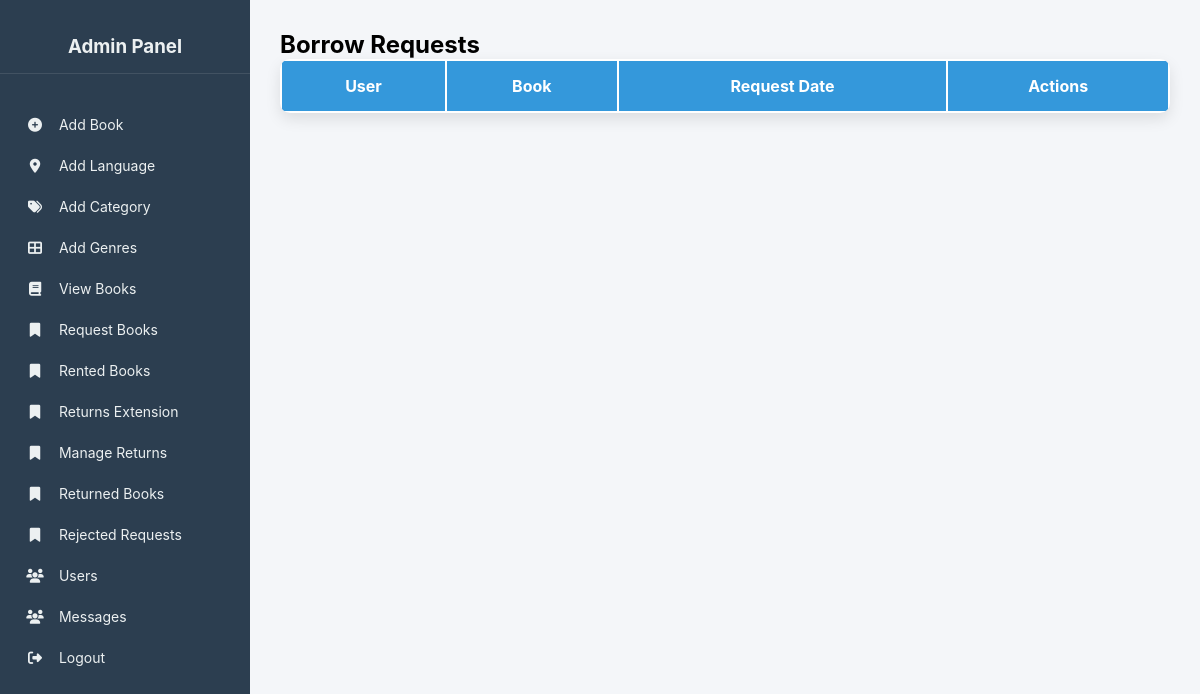
Before: /manage_requests/ with the older database file.
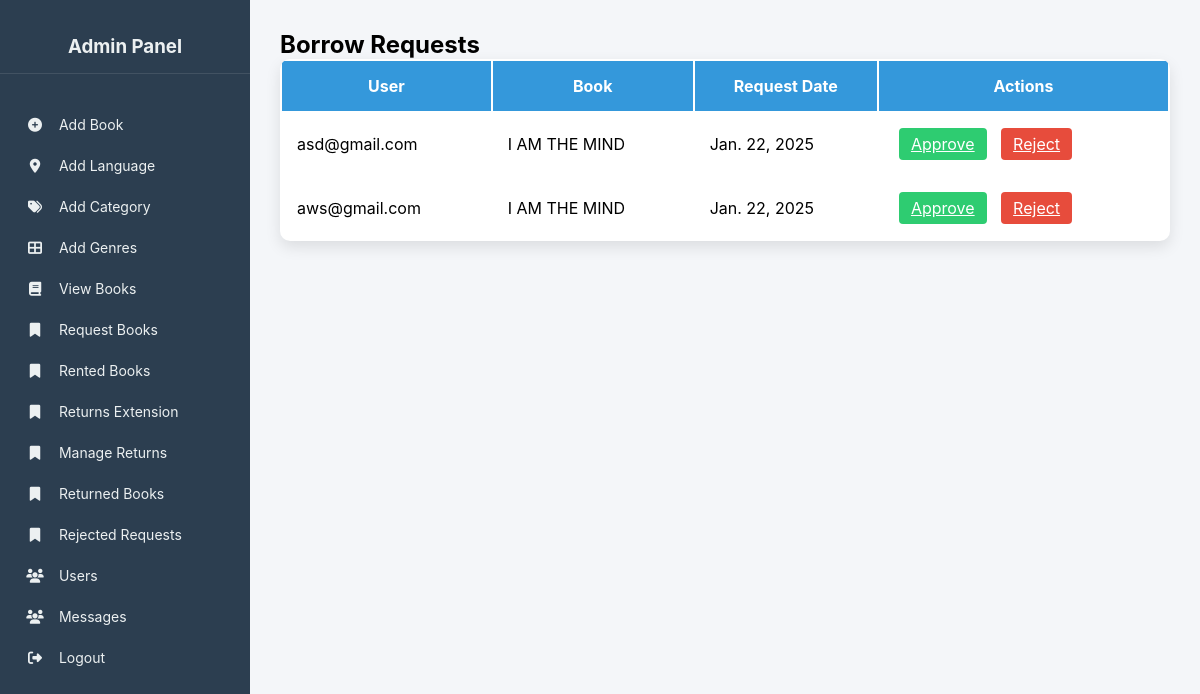
After: the same page with the newer database file.
### bookapp/models.py (models this page shows)
class Borrow(models.Model):
    STATUS_CHOICES = [
        ('Pending', 'Pending'),
        ('Approved', 'Approved'),
        ('Rejected', 'Rejected'),
        ('Returned', 'Returned'),
        ('Return Requested', 'Return Requested'),
    ]
    book = models.ForeignKey(books, on_delete=models.CASCADE)
    user = models.ForeignKey(User, on_delete=models.CASCADE)
    request_date = models.DateField(auto_now_add=True)
    approval_date = models.DateField(null=True, blank=True)
    r_date = models.DateField(null=True, blank=True)  # Only set when approved
    status = models.CharField(max_length=20, choices=STATUS_CHOICES, default='Pending')
    return_request_date = models.DateField(null=True, blank=True)  # Date when user requests to return
    return_approval_date = models.DateField(null=True, blank=True)  # Date when admin approves return
    extension_requested_date = models.DateField(null=True, blank=True)
    new_return_date = models.DateField(null=True, blank=True)
    extension_status = models.CharField(
        max_length=20,
        choices=[('Pending', 'Pending'), ('Approved', 'Approved'), ('Rejected', 'Rejected')],
        default='Pending')

class books(models.Model):
    title = models.CharField(max_length=200)
    auther = models.CharField(max_length=200)
    description = models.TextField()
    publication_date = models.DateField()
    location = models.ForeignKey('locations', on_delete=models.CASCADE, null=True, blank=True)
    genre = models.ForeignKey('genres', on_delete=models.CASCADE)
    cover_image = models.FileField()
    available_copies = models.IntegerField(default=2)

### bookapp/views.py (the view)
# urls.py: path('manage_requests/', views.manage_borrow_requests, name='manage_borrow_requests'),
def manage_borrow_requests(req):
    borrow_requests = Borrow.objects.filter(status='Pending')
    return render(req, 'admin/manage_borrow_requests.html', {'requests': borrow_requests})

### templates/admin/manage_borrow_requests.html (shortened to what this page needs)
<!DOCTYPE html>
<html lang="en">
<head>
    <link rel="stylesheet" href="https://cdnjs.cloudflare.com/ajax/libs/font-awesome/6.5.1/css/all.min.css">
</head>
<body>
    <div class="sidebar">
        <h3>Admin Panel</h3>
        <a href="../add_books"><i class="fas fa-plus-circle"></i> Add Book</a>
        <a href="../location"><i class="fas fa-map-marker-alt"></i> Add Language</a>
        <a href="../category"><i class="fas fa-tags"></i> Add Category</a>
        <a href="../genres"><i class="fas fa-th-large"></i> Add Genres</a>
        <a href="../view_books"><i class="fas fa-book"></i> View Books</a>
        <a href="../manage_requests"><i class="fas fa-bookmark"></i> Request Books</a>
        <a href="../rented"><i class="fas fa-bookmark"></i> Rented Books</a>
        <a href="../manage-extension-requests"><i class="fas fa-bookmark"></i> Returns Extension</a>
        <a href="../manage_returns"><i class="fas fa-bookmark"></i> Manage Returns</a>
        <a href="../books_returns"><i class="fas fa-bookmark"></i> Returned Books</a>
        <a href="../reject"><i class="fas fa-bookmark"></i> Rejected Requests</a>
        <a href="../view_user"><i class="fas fa-users"></i> Users</a>
        <a href="../display_contacts"><i class="fas fa-users"></i> Messages</a>
        <a href="../logout"><i class="fas fa-sign-out-alt"></i> Logout</a>
    </div>
    <div class="main-content">
        <h2 class="mb-4">Borrow Requests</h2>
        <div class="table-container">
            <table class="table">
                <thead>
                    <tr>
                        <th>User</th>
                        <th>Book</th>
                        <th>Request Date</th>
                        <th>Actions</th>
                    </tr>
                </thead>
                <tbody>
                    {% for request in requests %}
                    <tr>
                        <td>{{ request.user.username }}</td>
                        <td>{{ request.book.title }}</td>
                        <td>{{ request.request_date }}</td>
                        <td>
                            <a href="{% url 'approve_request' request.id %}" class="btn btn-success">Approve</a>
                            <a href="{% url 'reject_request' request.id %}" class="btn btn-danger">Reject</a>
                        </td>
                    </tr>
                    {% endfor %}
                </tbody>
            </table>
        </div>
    </div>
</body>
</html>

Changed rows visible on the page:
added Borrow: user.username "asd@gmail.com", book "I AM THE MIND", request_date "Jan. 22, 2025"
added Borrow: user.username "aws@gmail.com", book "I AM THE MIND", request_date "Jan. 22, 2025"
